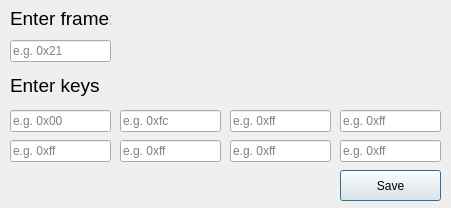
<?xml version="1.0" encoding="UTF-8"?>
<ui version="4.0">
 <class>A52Dialog</class>
 <widget class="QDialog" name="A52Dialog">
  <property name="geometry">
   <rect>
    <x>0</x>
    <y>0</y>
    <width>451</width>
    <height>208</height>
   </rect>
  </property>
  <property name="windowTitle">
   <string>Enter A5/2 key</string>
  </property>
  <widget class="QLabel" name="frameLabel">
   <property name="geometry">
    <rect>
     <x>10</x>
     <y>10</y>
     <width>101</width>
     <height>16</height>
    </rect>
   </property>
   <property name="font">
    <font>
     <pointsize>14</pointsize>
    </font>
   </property>
   <property name="text">
    <string>Enter frame:</string>
   </property>
  </widget>
  <widget class="QLineEdit" name="frameLineEdit">
   <property name="geometry">
    <rect>
     <x>10</x>
     <y>40</y>
     <width>101</width>
     <height>22</height>
    </rect>
   </property>
   <property name="placeholderText">
    <string>e.g. 0x21</string>
   </property>
  </widget>
  <widget class="QLabel" name="keyLabel">
   <property name="geometry">
    <rect>
     <x>10</x>
     <y>70</y>
     <width>91</width>
     <height>31</height>
    </rect>
   </property>
   <property name="font">
    <font>
     <pointsize>14</pointsize>
    </font>
   </property>
   <property name="text">
    <string>Enter keys:</string>
   </property>
  </widget>
  <widget class="QLineEdit" name="keyLineEdit_1">
   <property name="geometry">
    <rect>
     <x>10</x>
     <y>110</y>
     <width>101</width>
     <height>22</height>
    </rect>
   </property>
   <property name="placeholderText">
    <string>e.g. 0x00</string>
   </property>
  </widget>
  <widget class="QLineEdit" name="keyLineEdit_2">
   <property name="geometry">
    <rect>
     <x>120</x>
     <y>110</y>
     <width>101</width>
     <height>22</height>
    </rect>
   </property>
   <property name="placeholderText">
    <string>e.g. 0xfc</string>
   </property>
  </widget>
  <widget class="QLineEdit" name="keyLineEdit_3">
   <property name="geometry">
    <rect>
     <x>230</x>
     <y>110</y>
     <width>101</width>
     <height>22</height>
    </rect>
   </property>
   <property name="placeholderText">
    <string>e.g. 0xff</string>
   </property>
  </widget>
  <widget class="QLineEdit" name="keyLineEdit_4">
   <property name="geometry">
    <rect>
     <x>340</x>
     <y>110</y>
     <width>101</width>
     <height>22</height>
    </rect>
   </property>
   <property name="placeholderText">
    <string>e.g. 0xff</string>
   </property>
  </widget>
  <widget class="QLineEdit" name="keyLineEdit_5">
   <property name="geometry">
    <rect>
     <x>10</x>
     <y>140</y>
     <width>101</width>
     <height>22</height>
    </rect>
   </property>
   <property name="placeholderText">
    <string>e.g. 0xff</string>
   </property>
  </widget>
  <widget class="QLineEdit" name="keyLineEdit_6">
   <property name="geometry">
    <rect>
     <x>120</x>
     <y>140</y>
     <width>101</width>
     <height>22</height>
    </rect>
   </property>
   <property name="placeholderText">
    <string>e.g. 0xff</string>
   </property>
  </widget>
  <widget class="QLineEdit" name="keyLineEdit_7">
   <property name="geometry">
    <rect>
     <x>230</x>
     <y>140</y>
     <width>101</width>
     <height>22</height>
    </rect>
   </property>
   <property name="placeholderText">
    <string>e.g. 0xff</string>
   </property>
  </widget>
  <widget class="QLineEdit" name="keyLineEdit_8">
   <property name="geometry">
    <rect>
     <x>340</x>
     <y>140</y>
     <width>101</width>
     <height>22</height>
    </rect>
   </property>
   <property name="placeholderText">
    <string>e.g. 0xff</string>
   </property>
  </widget>
  <widget class="QPushButton" name="saveButton">
   <property name="geometry">
    <rect>
     <x>340</x>
     <y>170</y>
     <width>101</width>
     <height>31</height>
    </rect>
   </property>
   <property name="text">
    <string>Save</string>
   </property>
  </widget>
 </widget>
 <resources/>
 <connections/>
</ui>
